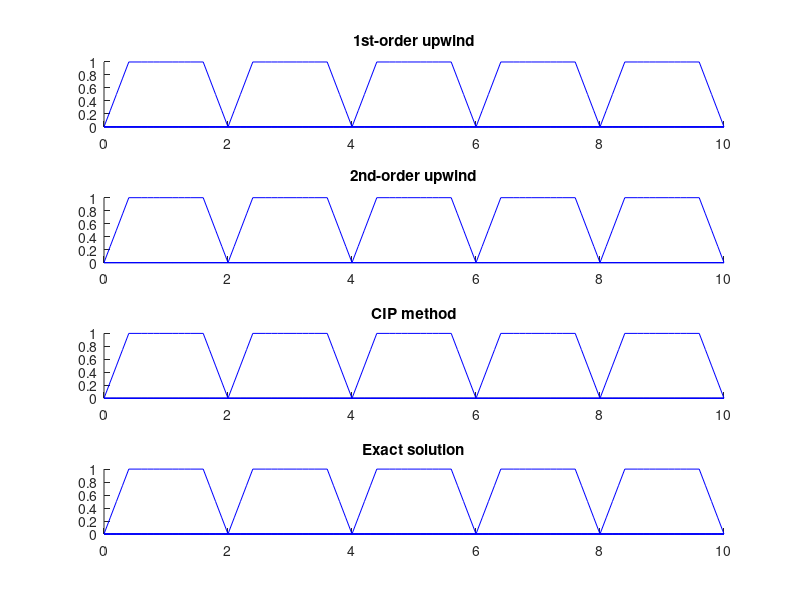

This chart was generated by the following MATLAB code:
function advection_x

clear all;
close all;
format shortG;
courant=1;
deltaT=0.1;
partition=101;
pulseWidth=1;
speed=1;
thinningN=1;

xmax=10;
xx=linspace(0,xmax,101)';

global d; global h;
d=0.4; h=1.2;
global A; A=1;
a=A/d;
b=A*(2*d+h)/d;
I=ones(size(xx,1),1);
u=2;
xlim([0 xmax]);
ylim([0 1.2*A]);

% first_order_upwind;
% second_order_upwind;
% cip;
% exact_solution;
% hold on;
sp1=subplot(4,1,1);
title('1st-order upwind');
hold on;

sp2=subplot(4,1,2);
title('2nd-order upwind');
hold on;

sp3=subplot(4,1,3);
title('CIP method');
hold on;

sp4=subplot(4,1,4);
title('Exact solution');
hold on;

FigHandle = gcf;
set(FigHandle, 'Position', [100, 100, 1000, 700]);

drawWave();

    function drawWave()
        for t=0:0.1:4
            x=xx-u*t;
            rising =a*x.*(x>=0 & x<d);
            holding = A*I.*(x>=d & x<=h+d);
            falling = (-a*x+b*I).*(x>h+d & x<=2*d+h);
            fx=rising+holding+falling;
            
            axes(sp1);
            h1=drawOne(t,fx);
            
            axes(sp2);
            h2=drawTwo(t,fx);
            
            axes(sp3);
            h3=drawThree(t,fx);
            
            axes(sp4);
            h4=drawFour(t,fx);

            drawnow;
            
            if ((t==0)||(t==1)||(t==2)||(t==3)||(t==4))
                set(h1,'Visible','on');
                set(h2,'Visible','on');
                set(h3,'Visible','on');
                set(h4,'Visible','on');
            else
                set(h1,'Visible','off');
                set(h2,'Visible','off');
                set(h3,'Visible','off');
                set(h4,'Visible','off');
            end            
        end
    end

    function h1=drawOne(t,fx)
        h1=plot(xx,fx,'b-');
    end

    function h2=drawTwo(t,fx)
        h2=plot(xx,fx,'b-');
    end

    function h3=drawThree(t,fx)
        h3=plot(xx,fx,'b-');
    end

    function h4=drawFour(t,fx)
        h4=plot(xx,fx,'b-');
    end

end